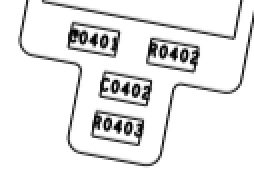
#> input picture tesseract_test/anh/2.png, 127 x 91 px, found by its file name (shown 2 times larger)
$ python hello_tesseract.py
#> lines starting #> are read from the running program, lines starting #| are printed output that depends on the picture; after the words box and inside, x2 and y2 are one past the last pixel; in counts of white or black regions, pixels touching at a corner belong together
import cv2
import pytesseract

pytesseract.pytesseract.tesseract_cmd = r"./libs/Tesseract-OCR/tesseract.exe"

# [10 lines of commented-out code are left out]


image = cv2.imread(r"./tesseract_test\anh\2.png")
#> image is the input picture: shape (91, 127, 3); min 0, max 255, mean 232.6
height, width = image.shape[:2]
#> height = 91; width = 127

gray = cv2.cvtColor(image, cv2.COLOR_BGR2GRAY)
gray = cv2.resize(gray, (width * 3, height * 3))
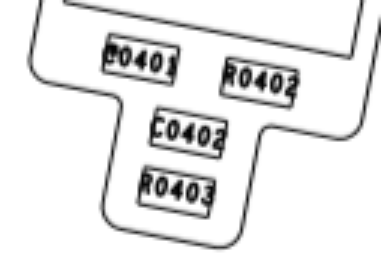
#> gray: shape (273, 381); min 0, max 255, mean 232.6
blur = cv2.GaussianBlur(gray, (3, 3), 0)
# kernel = cv2.getStructuringElement(cv2.MORPH_RECT, (3, 3))
# imgTH = cv2.morphologyEx(blur, cv2.MORPH_TOPHAT, kernel)
threshold_img = cv2.threshold(blur, 0, 255, cv2.THRESH_BINARY_INV + cv2.THRESH_OTSU)[1]
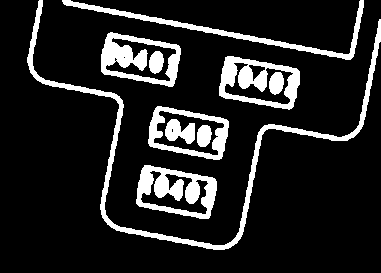
#> threshold_img: shape (273, 381); 13.8% white; 10 white regions, largest, box (x1, y1, x2, y2) and area: (27, 0, 381, 250) 3771, (136, 165, 217, 219) 2208, (219, 56, 300, 110) 1956

cv2.imshow("origin", blur)
cv2.imshow("processed", threshold_img)
cv2.waitKey(0)
cv2.destroyAllWindows()

# Nhận dạng văn bản từ ảnh
#> (the run stopped early here; a loop or call above may not have finished)

$ run again, with tesseract_test/anh/1.png copied over tesseract_test/anh/2.png
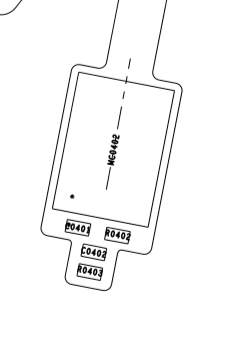
#> input picture tesseract_test/anh/1.png, 245 x 341 px, found by its file name
#> image is the input picture: shape (341, 245, 3); min 0, max 255, mean 248.6
#> `gray = cv2.resize(gray, (width * 3, height * 3))`:
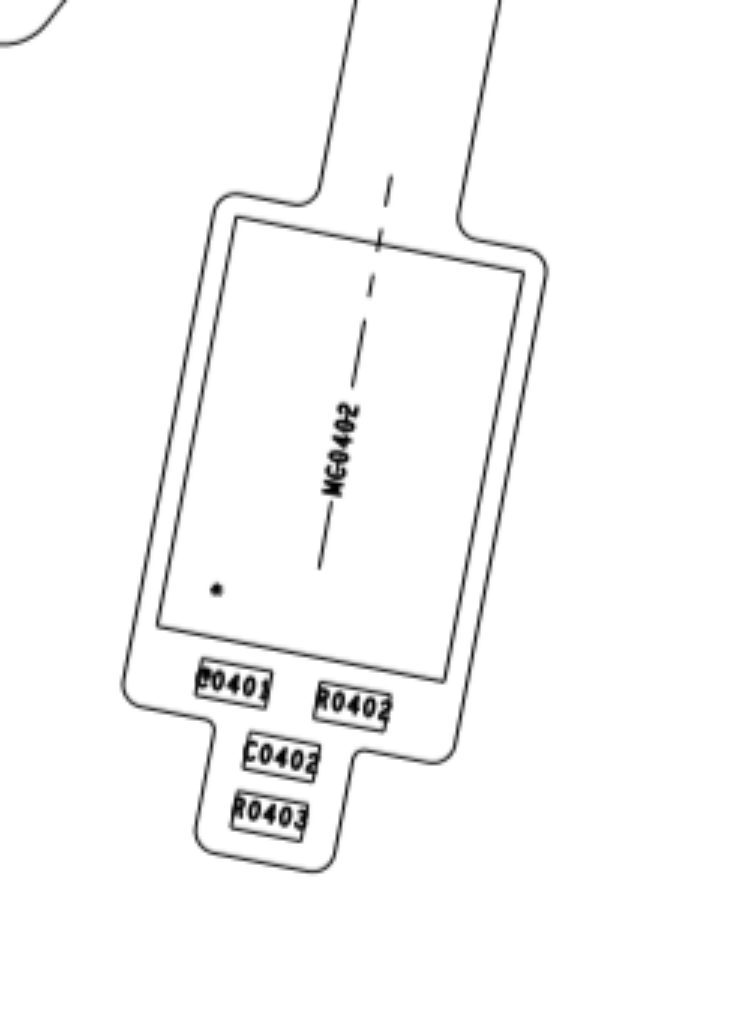
#> gray: shape (1023, 735); min 0, max 255, mean 248.6
#> `threshold_img = cv2.threshold(blur, 0, 255, cv2.THRESH_BINARY_INV + cv..`:
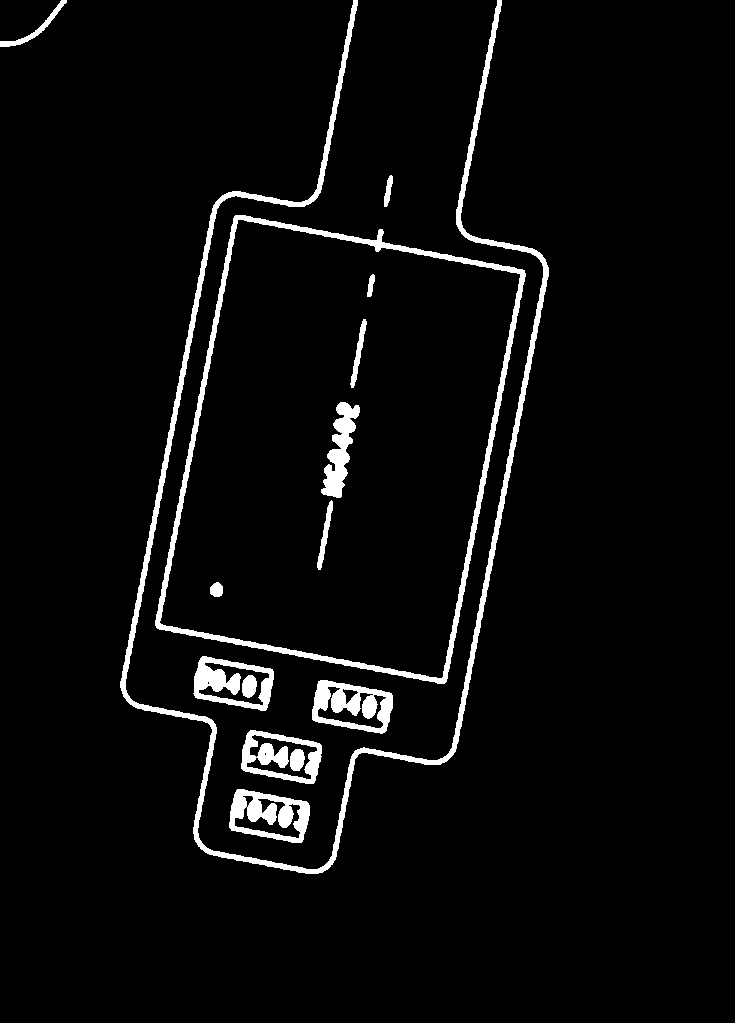
#> threshold_img: shape (1023, 735); 4.2% white; 15 white regions, largest, box (x1, y1, x2, y2) and area: (120, 0, 549, 874) 11707, (155, 215, 526, 684) 7610, (312, 680, 393, 734) 2317
